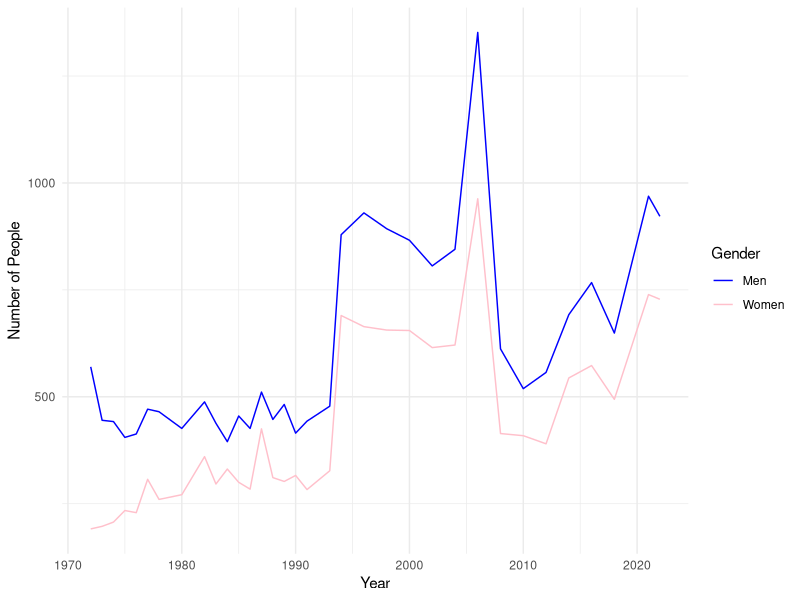
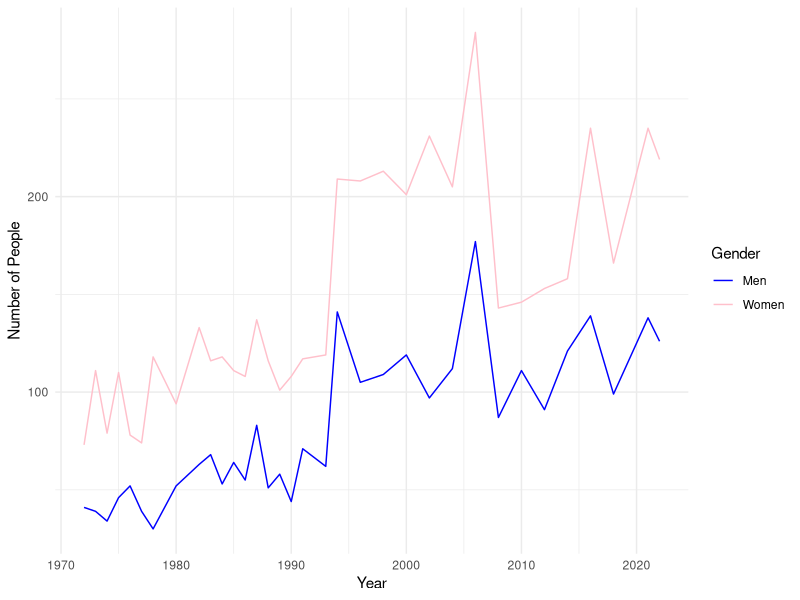
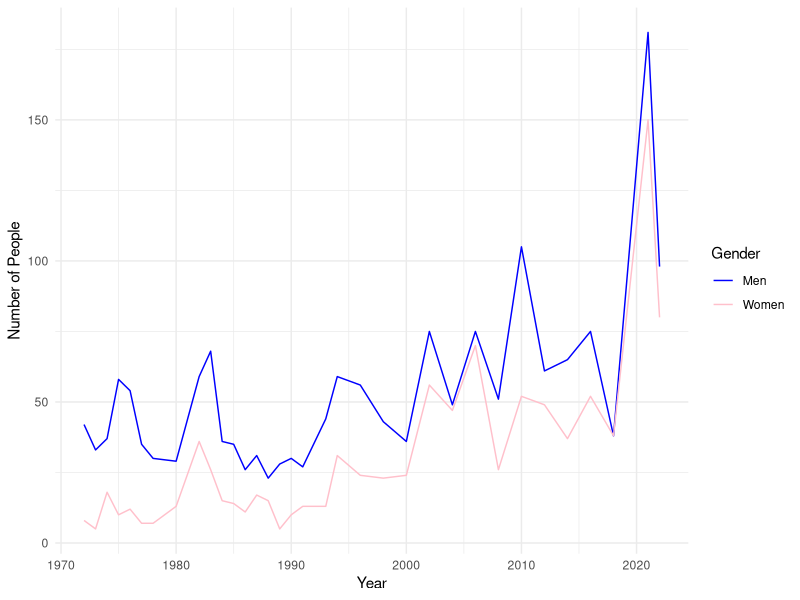
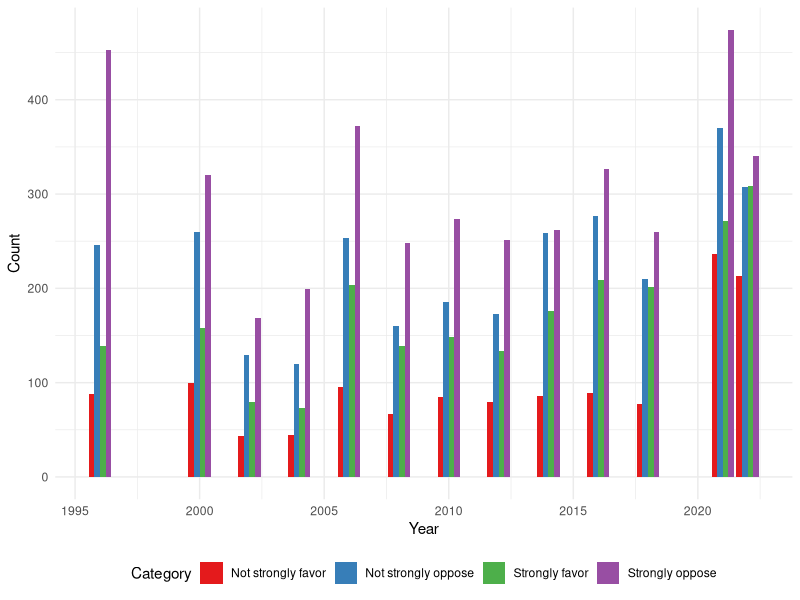

Write R code to recreate these figures, in order.
## ---- chunk 1
#| label: fig-fulltime
#| fig-cap: Full Time Work Status by Gender Over Time
#| echo: false
#| warning: false
#| message: false

library(ggplot2)

data <- read.csv("../data/analysis_data/full_time_data.csv")

ggplot(data) +
  geom_line(aes(x = year, y = men, color = "Men")) +
  geom_line(aes(x = year, y = women, color = "Women")) +
  scale_color_manual(values = c("Men" = "blue", "Women" = "pink")) +
  labs(
       x = "Year",
       y = "Number of People",
       color = "Gender") +
  theme_minimal()
## ---- chunk 2
#| label: fig-part_time
#| fig-cap: Part Time Work Status by Gender Over Time
#| echo: false
#| warning: false
#| message: false

library(ggplot2)

data <- read.csv("../data/analysis_data/part_time_data.csv")

ggplot(data) +
  geom_line(aes(x = year, y = men, color = "Men")) +
  geom_line(aes(x = year, y = women, color = "Women")) +
  scale_color_manual(values = c("Men" = "blue", "Women" = "pink")) +
  labs(
       x = "Year",
       y = "Number of People",
       color = "Gender") +
  theme_minimal()
## ---- chunk 3
#| label: fig-parttime
#| fig-cap: Unemployed Work Status by Gender Over Time
#| echo: false
#| warning: false
#| message: false

library(ggplot2)

data <- read.csv("../data/analysis_data/unemployed_data.csv")

ggplot(data) +
  geom_line(aes(x = year, y = men, color = "Men")) +
  geom_line(aes(x = year, y = women, color = "Women")) +
  scale_color_manual(values = c("Men" = "blue", "Women" = "pink")) +
  labs(
       x = "Year",
       y = "Number of People",
       color = "Gender") +
  theme_minimal()
## ---- chunk 4
#| label: fig-prefhiring
#| fig-cap: Opinions on Preferential Hiring Over Time
#| echo: false
#| warning: false
#| message: false

library(ggplot2)
library(readxl)
library(tidyr)

# Read the data from the Excel file
data <- read_excel("../data/analysis_data/pref_hiring.xlsx")

# Reshape the data to long format for easier plotting with ggplot2
data_long <- pivot_longer(data, cols = -Year, names_to = "Category", values_to = "Count")

# Plot
ggplot(data_long, aes(x = Year, y = Count, fill = Category)) +
  geom_bar(stat = "identity", position = "dodge") +
  theme_minimal() +
  labs(
       x = "Year",
       y = "Count") +
  scale_fill_brewer(palette = "Set1") +
  theme(legend.position = "bottom")

